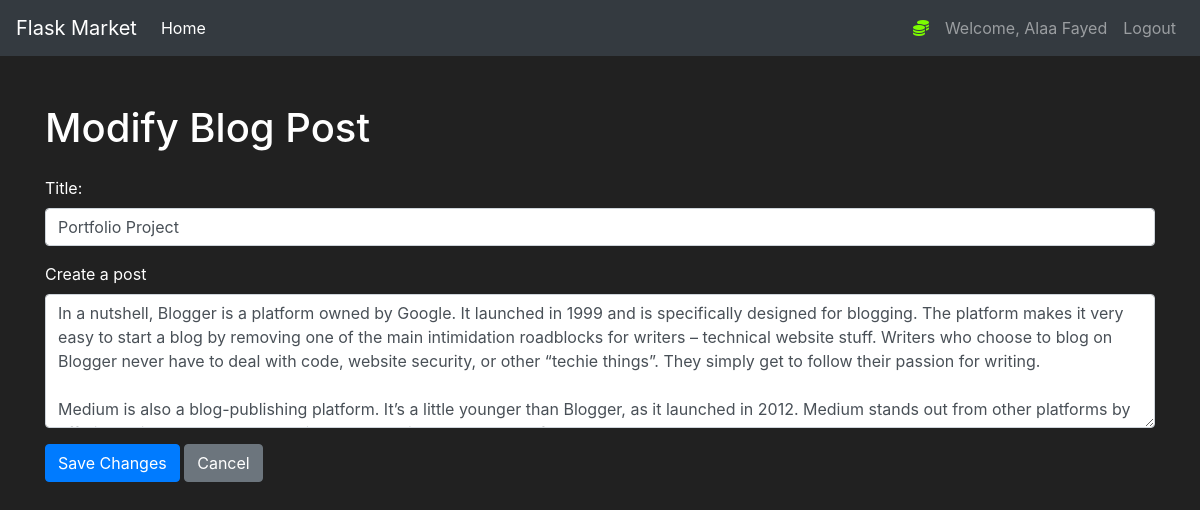
Before: /modify?post_id=1 (signed in) with the older database file.
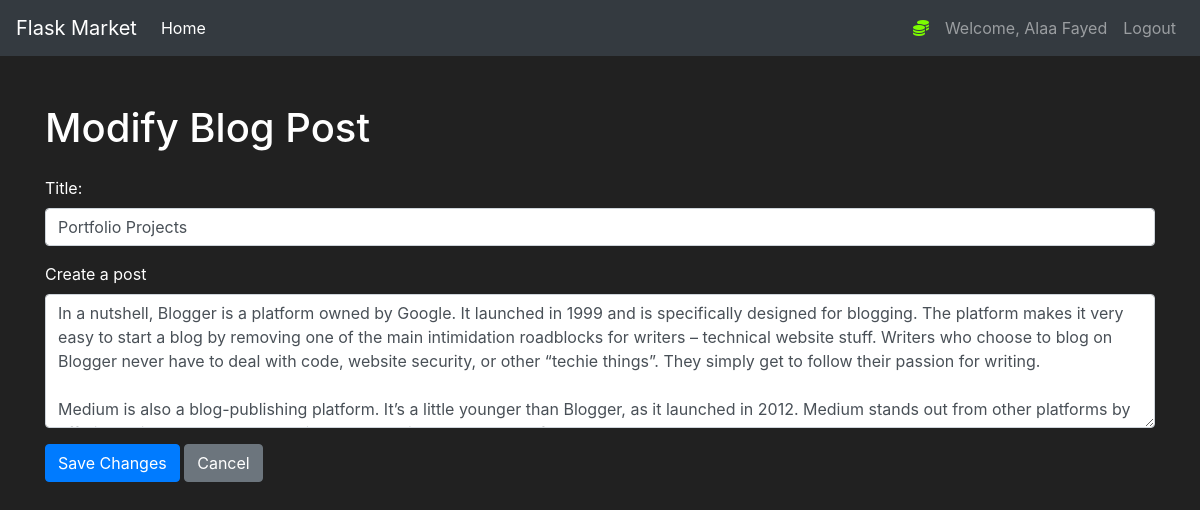
After: the same page with the newer database file.
### pencil/models.py (models this page shows, shortened)
class Post(db.Model):
    id  = db.Column(db.Integer(), primary_key=True, nullable=False)
    title = db.Column(db.String(length=50), nullable=False)
    content = db.Column(db.Text(), nullable=False)
    publication_date = db.Column(db.DateTime, default=datetime.utcnow())
    modification_date = db.Column(db.DateTime, default=datetime.utcnow())
    owner = db.Column(db.Integer(), db.ForeignKey("user.id"))
    commentators = db.relationship("Comment", backref="owned_commentators", lazy=True)

### pencil/routes.py (the view, shortened to what this page needs)
@app.route("/modify", methods=["POST", "GET"])
@login_required
def modify_post():
    post_id = request.args.get("post_id")
    if post_id:
        post = Post.query.filter_by(id=post_id).first()
        if not post:
            flash(f"The blog not found", category="danger")
            return redirect(url_for("home_page"))
        if current_user.id != post.owner:
            flash("You do not have permission to modify this blog.", category="danger")
            return redirect(url_for("blog_page"))
    form = PostForm(obj=post)
    return render_template("modify.html", form=form, post=post)

### pencil/forms.py
class PostForm(FlaskForm):
    title = StringField(label="Title:", validators=[Length(max=100), DataRequired()])
    content = TextAreaField(label="Create a post", validators=[DataRequired()])
    submit = SubmitField(label="Save")

### pencil/models.py (called while the page is built)
@login_manager.user_loader
def load_user(user_id):
    return User.query.get(int(user_id))

### pencil/templates/modify.html (shortened to what this page needs)
{% extends 'base.html' %}
{% block content %}
<body>
    <div class="container mt-5">
        <h1 class="mb-4">Modify Blog Post</h1>
        <form method="POST" action="{{ url_for('modify_post', post_id=post.id) }}">
            <div class="form-group">
                {{ form.title.label(class="form-label") }}
                {{ form.title(class="form-control") }}
            </div>
            <div class="form-group">
                {{ form.content.label(class="form-label") }}
                {{ form.content(class="form-control", rows="5") }}
            </div>
            <button type="submit" class="btn btn-primary">Save Changes</button>
            <a href="{{ url_for('blog_page', post_id=post.id) }}" class="btn btn-secondary">Cancel</a>
        </form>
    </div>
</body>
{% endblock %}

Changed rows visible on the page:
changed Post: title "Portfolio Project" → "Portfolio Projects"
